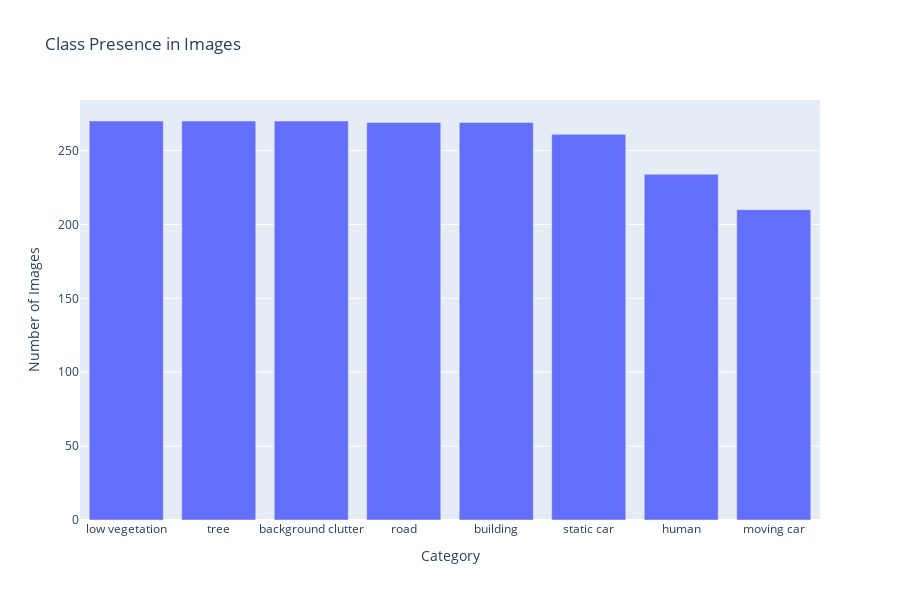

The cell this chart's notebook holds for it:
### Markdown cell above
Here we see a bar chart where each bar corresponds to a class in the dataset, and its height shows how many photos that class is in.

### Code cell
presence_counts = {}

for cat in categories:
    col_name = f"{cat.replace(' ', '_')}"
    presence_counts[cat] = (df[col_name] > 0).sum()

presence_counts_sorted = dict(sorted(presence_counts.items(), key=lambda item: item[1], reverse=True))

fig = px.bar(x=list(presence_counts_sorted.keys()), 
             y=list(presence_counts_sorted.values()),
             labels={'x': 'Category', 'y': 'Number of Images'},
             title='Class Presence in Images',
             height=600)
fig.show()

### Figure 1 — Plotly figure (JSON) as saved in the notebook; plotly's stock layout.template omitted (floating-point values rounded to 4 significant figures)
{"data": [{"hovertemplate": "Category=%{x}<br>Number of Images=%{y}<extra></extra>", "legendgroup": "", "marker": {"color": "#636efa", "pattern": {"shape": ""}}, "name": "", "orientation": "v", "showlegend": false, "textposition": "auto", "type": "bar", "x": ["low vegetation", "tree", "background clutter", "road", "building", "static car", "human", "moving car"], "xaxis": "x", "y": [270, 270, 270, 269, 269, 261, 234, 210], "yaxis": "y"}], "layout": {"barmode": "relative", "height": 600, "legend": {"tracegroupgap": 0}, "title": {"text": "Class Presence in Images"}, "xaxis": {"anchor": "y", "domain": [0, 1], "title": {"text": "Category"}}, "yaxis": {"anchor": "x", "domain": [0, 1], "title": {"text": "Number of Images"}}}}
